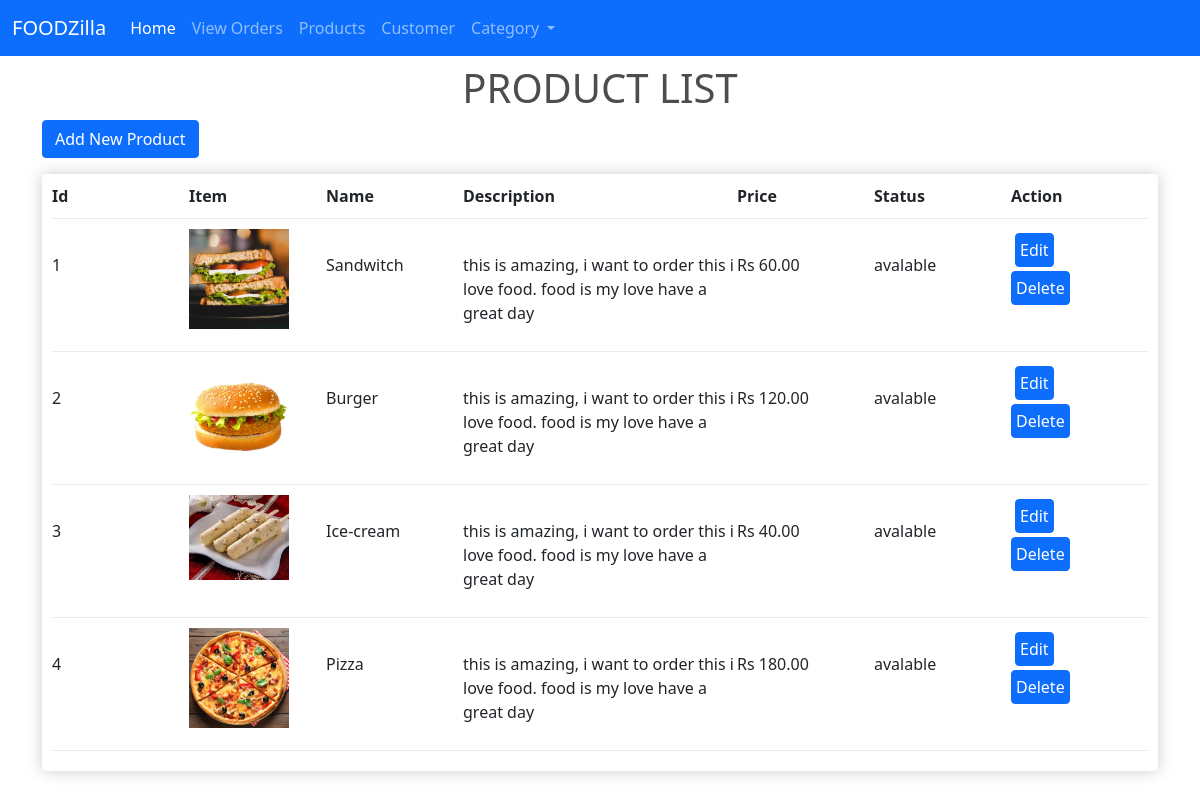
/product/, run on an earlier commit of the app's database.
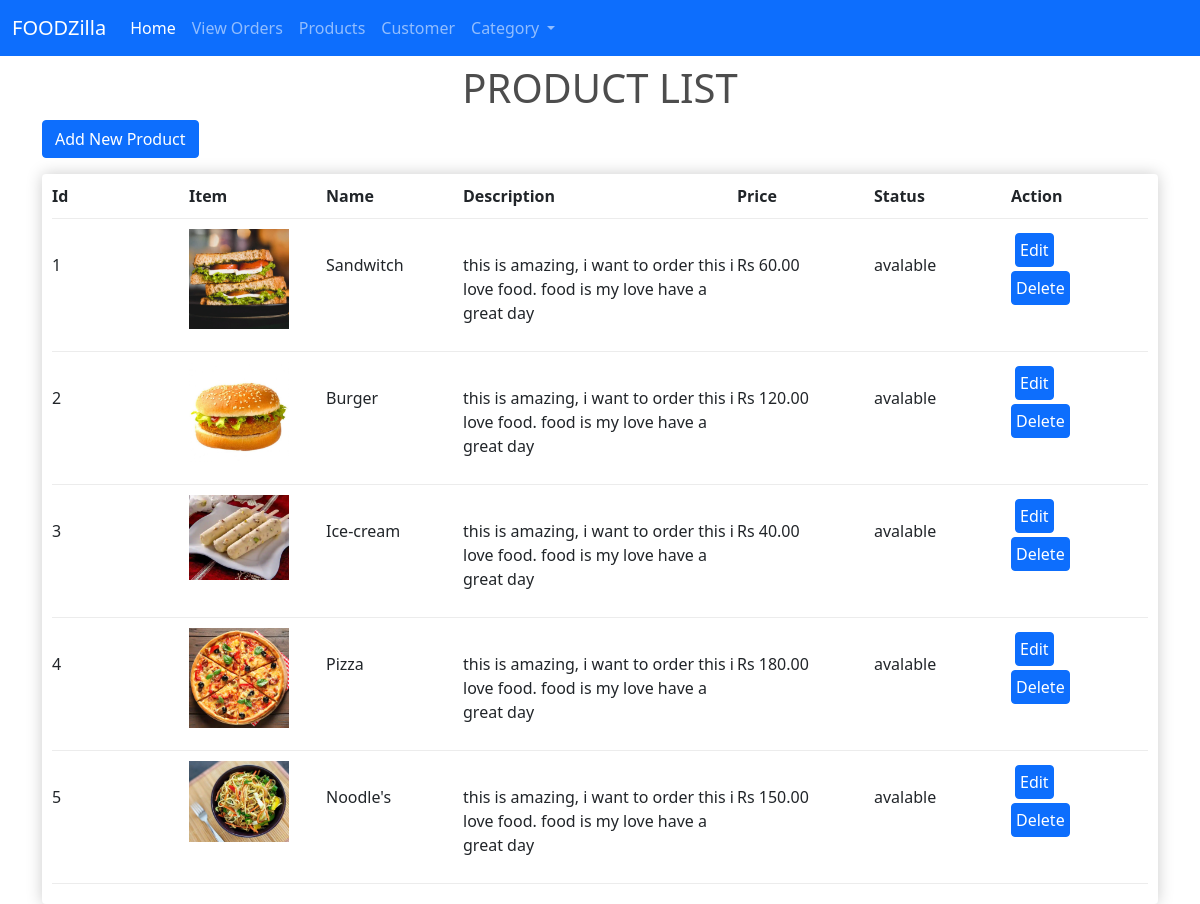
And on a later commit of the database.
### App/models.py (models this page shows, shortened)
class Product(models.Model):
    name= models.CharField(max_length=100,null=True)
    price = models.FloatField()
    image=models.ImageField(null=True,blank=True)
    @property
    def imageURL(self):
        try:
            url=self.image.url
        except:
            url=''
        return url

### App/views.py (the view)
# urls.py: url(r'^product/',views.product,name="product"),
def product(request):
    pro = Product.objects.all()
    context={'products':pro}
    return render(request,'html/product.html',context)

### App/templates/html/product.html (shortened to what this page needs)
{% extends 'html/base2.html' %}
{% block 'body'%}
<h1 class="mt-2 text-center">PRODUCT LIST</h1>
<a href="{% url 'App:addProduct' %}" class="btn btn-primary">Add New Product</a>
<div class="box-element mt-3">
        <div class="cart-row">
            <div style="flex:1"><strong>Id</strong></div>
            <div style="flex:1"><strong>Item</strong></div>
            <div style="flex:1"><strong>Name</strong></div>
            <div style="flex:2"><strong>Description</strong></div>
            <div style="flex:1"><strong>Price</strong></div>
            <div style="flex:1"><strong>Status</strong></div>
            <div style="flex:1"><strong>Action</strong></div>
        </div>
        {% for product in products %}
            <div class="cart-row mt-2">
                <div style="flex:1"><p class="pt-4">{{product.id}}</p></div>
                <div style="flex:1"><img class="row-image" src="{{product.imageURL}}"></div>
                <div style="flex:1"><p class="pt-4">{{product.name}}</p></div>
                <div style="flex:2" ><p class="pt-4">this is amazing, i want to order this i love food. food is my love have a great day</p></div>
                <div style="flex:1"><p class="pt-4">Rs {{product.price|floatformat:2}}</p></div>
                <div style="flex:1"><p class="pt-4">avalable</p></div>
                <div style="flex:1">
                    <form action="/editProduct/">
                        <button type="submit" class="btn btn-primary p-1 m-1">Edit</button>
                    </form>
                    <form action="/delProduct/">
                        <button type="submit" class="btn btn-primary p-1">Delete</button>
                    </form>
                </div>
            </div>
        {% endfor %}
{% endblock  %}

What changed in the data, as far as the page shows it:
added Product: id "5", imageURL (picture), name "Noodle's", price "150.00"
